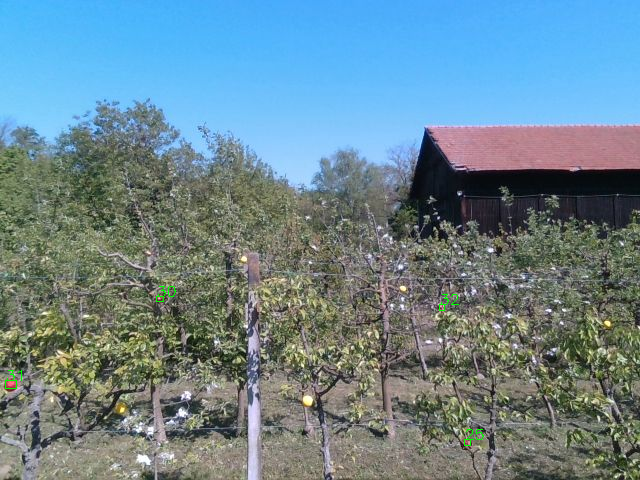
#> input picture scripts/ImageProcessing/image.png, 640 x 480 px
$ python -i Tracking.py   (imports and definitions only)   (older library calls are emulated)
#> lines starting #> are read from the running program, lines starting #| are printed output that depends on the picture; after the words box and inside, x2 and y2 are one past the last pixel; in counts of white or black regions, pixels touching at a corner belong together
#> further down, picture is the input picture: shape (480, 640, 3); mean B, G, R 144, 133.8, 107.6
#!/usr/bin/env python
import cv2
from dataclasses import dataclass
import numpy as np


@dataclass
class ObjectParameters:
    id: int
    bbox: tuple
    x: float
    y: float
    area: int
    visible: bool = True
    invisibleCounter: int = 0
    visibleCounter: int = 0
    tracker: cv2.TrackerCSRT = None


class AnalyzeFrame:
    def __init__(self):
        self.tempObjects = []
        self.objects = []
        self.trackedObjects = []
        self.ID = 1
        self.frame = None
        self.yellow_count = 0
        self.red_count = 0

    def iou(self, box_a, box_b):
        # Determine the (x, y)-coordinates of the intersection rectangle
        xa = max(box_a[0], box_b[0])
        ya = max(box_a[1], box_b[1])
        xb = min(box_a[0] + box_a[2], box_b[0] + box_b[2])
        yb = min(box_a[1] + box_a[3], box_b[1] + box_b[3])

        # Compute the area of intersection rectangle
        inter_area = max(0, xb - xa + 1) * max(0, yb - ya + 1)

        # Compute the area of both the prediction and ground-truth rectangles
        box_a_area = box_a[2] * box_a[3]
        box_b_area = box_b[2] * box_b[3]

        # Compute the intersection over union by taking the intersection area and dividing it by the sum of prediction +
        # ground-truth areas - the intersection area
        iou_val = inter_area / float(box_a_area + box_b_area - inter_area)

        # Return the intersection over union value
        return iou_val

    # [4 lines left out: function initializecorrfilter, not called in this run]

    def distance(self, x1, y1, x2, y2):
        return ((x1 - x2) ** 2 + (y1 - y2) ** 2) ** 0.5

    # [75 lines left out: function get_fruits_info, not called in this run]

    def analizer(self, frame):
        image_luv = cv2.cvtColor(frame, cv2.COLOR_BGR2Luv)
#> image_luv: shape (480, 640, 3); mean of channels 0, 1, 2 137.5, 89.1, 124.4
        img = frame.copy()
        image_luv_l, image_luv_u, image_luv_v = cv2.split(image_luv)
        YCBCR = cv2.cvtColor(frame, cv2.COLOR_BGR2YCrCb)
#> YCBCR: shape (480, 640, 3); mean of channels 0, 1, 2 127.2, 114.1, 137.5
        Y, Cr, Cb = cv2.split(YCBCR)
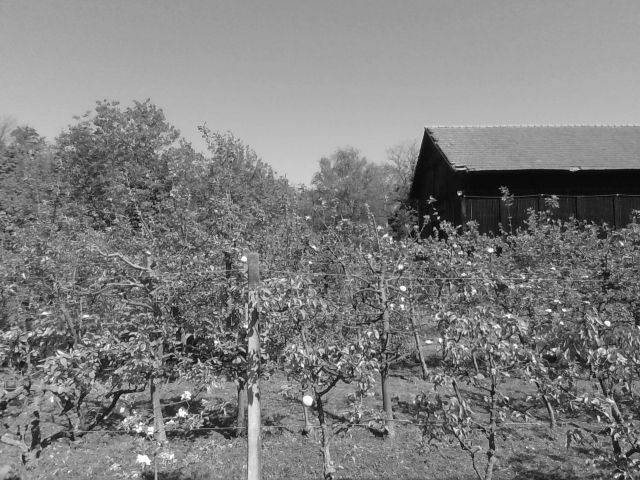
#> Y: shape (480, 640); min 1, max 255, mean 127.2
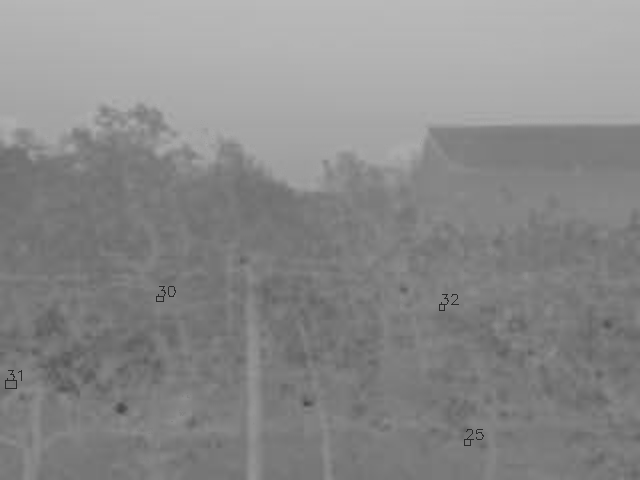
#> Cb: shape (480, 640); min 43, max 185, mean 137.5

        image2 = np.uint32(image_luv_u) * np.uint32(~Cb)
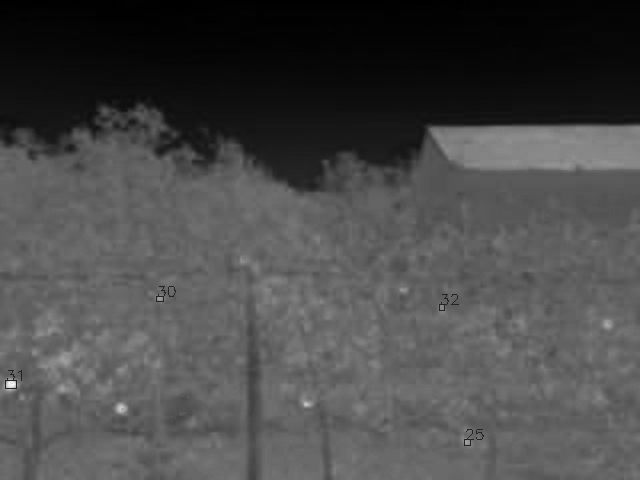
#> image2: shape (480, 640) uint32; min 4828, max 25098, mean 10737.8; drawn with min black and max white
        image2_vis = np.uint8(image2 / np.max(image2) * 255)
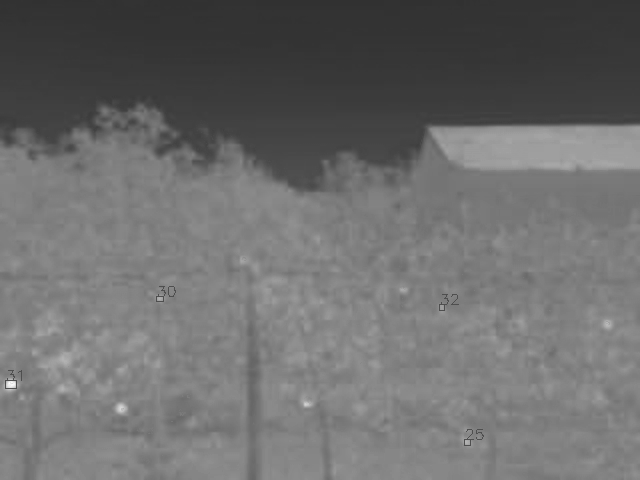
#> image2_vis: shape (480, 640); min 49, max 255, mean 108.6

        kernel = cv2.getStructuringElement(cv2.MORPH_RECT, (7, 7))
        image_tophat_luv_u = cv2.morphologyEx(image_luv_u, cv2.MORPH_TOPHAT, kernel)
        # image_tophat_luv_u = cv2.GaussianBlur(image_tophat_luv_u, (17, 17), 0)

        # Print max value of the image
        # print(image_tophat_luv_u.max())

        # Normalize the image
        # image_tophat_luv_u_norm = cv2.normalize(image_tophat_luv_u, None, 0, 255, cv2.NORM_MINMAX, cv2.CV_8U)

        # Display the red apples
        # cv2.imshow('Tophat LUV U', image_tophat_luv_u_norm)

        # Binarize the image
        image_bin = image_tophat_luv_u > 10
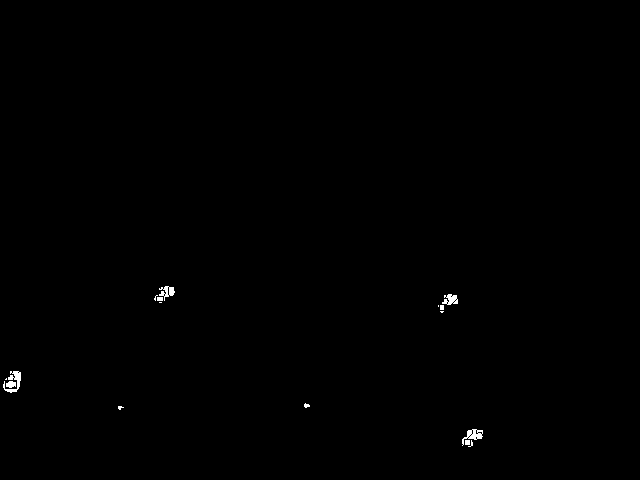
#> image_bin: shape (480, 640) bool; 0.24% white; 16 white regions (7 under 20 px), largest, box (x1, y1, x2, y2) and area: (3, 371, 21, 393) 165, (462, 429, 483, 446) 145, (159, 286, 175, 301) 116

        # Median filter
        image_bin = cv2.medianBlur(image_bin.astype("uint8"), 5)
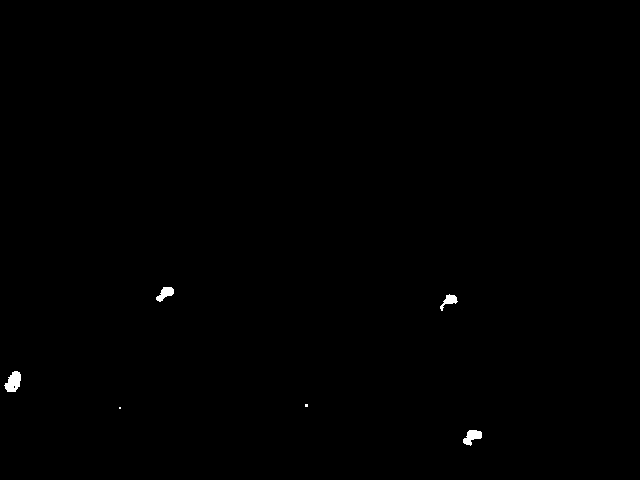
#> image_bin: shape (480, 640); values 0 (black) and 1 (white), 0.23% white; 6 white regions (2 under 20 px), largest, box (x1, y1, x2, y2) and area: (4, 371, 21, 392) 240, (463, 430, 482, 446) 180, (156, 287, 174, 302) 151, (440, 294, 458, 311) 126

        # Display the binarized image
        # cv2.imshow('Binary', image_bin.astype('uint8') * 255)

        # Track objects using the CSRT tracker
        for obj in self.trackedObjects.copy():
            success, bbox = obj.tracker.update(frame)
            if success:
                obj.bbox = bbox
                obj.x = bbox[0] + bbox[2] / 2
                obj.y = bbox[1] + bbox[3] / 2
                obj.visible = True
                obj.invisibleCounter = 0
                obj.visibleCounter += 1
            else:
                obj.visible = False
                obj.invisibleCounter += 1
                if obj.invisibleCounter > 50:
                    self.trackedObjects.remove(obj)
#> after the loop, self.trackedObjects = []

        # Remove the tracked pixels from the image_bin
        for obj in self.trackedObjects:
            x, y, w, h = obj.bbox
            x, y, w, h = int(x), int(y), int(w), int(h)

            image_bin[y : y + h, x : x + w] = 0
#> this loop made 0 passes

        # Perform CCL and filter small objects
        num_labels, labels, stats, centroids = cv2.connectedComponentsWithStats(
            image_bin.astype("uint8"), connectivity=8
        )
#> labels: shape (480, 640) int32; 7 distinct labels, from 0 to 6
#> num_labels = 7; stats = [[0, 0, 640, 480, 306490], [156, 287, 18, 15, 151], [440, 294, 18, 17, 126], [4, 371, 17, 21, 240], [305, 404, 3, 3, 9], [119, 407, 2, 2, 4], [463, 430, 19, 16, 180]]; centroids = [[319.7, 239.2], [164.9, 293.1], [448.8, 300.4], [13.04, 381.6], [306, 405], [119.5, 407.5], [471.8, 436.3]]

        # Intersection over Union tracking
        for i in range(1, num_labels):
            if stats[i, cv2.CC_STAT_AREA] < 10:
                continue

            x, y, w, h = (
                stats[i, cv2.CC_STAT_LEFT],
                stats[i, cv2.CC_STAT_TOP],
                stats[i, cv2.CC_STAT_WIDTH],
                stats[i, cv2.CC_STAT_HEIGHT],
            )
            bbox = (x, y, w, h)
            x_c = centroids[i, 0]
            y_c = centroids[i, 1]
            area = stats[i, cv2.CC_STAT_AREA]

            # Initialize the object parameters
            obj = ObjectParameters(i, bbox, x_c, y_c, area)

            self.tempObjects.append(obj)
#> this loop made 6 passes
#> (x, y, w, h, x_c, y_c, area) on passes 1, 2, 3, 6: (156, 287, 18, 15, 164.9, 293.1, 151), (440, 294, 18, 17, 448.8, 300.4, 126), (4, 371, 17, 21, 13.04, 381.6, 240), (463, 430, 19, 16, 471.8, 436.3, 180)
#> after the loop, self.tempObjects = 4 items

        # Set all objects to invisible
        for obj in self.objects:
            obj.visible = False

        # Compare the objects
        for tempObj in self.tempObjects:
            bestIoU = 0
            bestDistance = 100
            bestDistTracked = 100
            bestIoUObj = None
            bestDistObj = None
            bestTrackedObj = None
            for obj in self.objects:
                iouVal = self.iou(tempObj.bbox, obj.bbox)
                if iouVal > bestIoU and iouVal > 0.5:
                    bestIoU = iouVal
                    bestIoUObj = obj
                dist = self.distance(tempObj.x, tempObj.y, obj.x, obj.y)
                if dist < bestDistance:
                    bestDistance = dist
                    bestDistObj = obj
            for obj in self.trackedObjects:
                if obj.visible:
                    continue
                dist = self.distance(tempObj.x, tempObj.y, obj.x, obj.y)
                if dist < bestDistTracked:
                    bestDistTracked = dist
                    bestTrackedObj = obj

            if bestIoUObj is not None:
                bestIoUObj.bbox = tempObj.bbox
                bestIoUObj.x = tempObj.x
                bestIoUObj.y = tempObj.y
                bestIoUObj.area = tempObj.area
                bestIoUObj.visible = True
                bestIoUObj.invisibleCounter = 0
                bestIoUObj.visibleCounter += 1
            elif bestDistObj is not None:
                bestDistObj.bbox = tempObj.bbox
                bestDistObj.x = tempObj.x
                bestDistObj.y = tempObj.y
                bestDistObj.area = tempObj.area
                bestDistObj.visible = True
                bestDistObj.invisibleCounter = 0
                bestDistObj.visibleCounter += 1
            elif bestTrackedObj is not None:
                # Additional check based on correlation should be added here
                bestTrackedObj.bbox = tempObj.bbox
                bestTrackedObj.x = tempObj.x
                bestTrackedObj.y = tempObj.y
                bestTrackedObj.area = tempObj.area
                bestTrackedObj.visible = True
                bestTrackedObj.invisibleCounter = 0
                bestTrackedObj.visibleCounter += 1
                bestTrackedObj.tracker = self.initializecorrfilter(
                    frame, int(bestTrackedObj.x), int(bestTrackedObj.y)
                )
            else:
                obj = ObjectParameters(
                    self.ID, tempObj.bbox, tempObj.x, tempObj.y, tempObj.area
                )
                self.objects.append(obj)
                self.ID += 1
                self.red_count += 1
                print("New object added with ID:", obj.id)
#> this loop made 4 passes
#| New object added with ID: 1
#| New object added with ID: 2
#| New object added with ID: 3
#| New object added with ID: 4
#> after the loop, self.ID = 5; self.objects = 4 items; self.red_count = 4

        self.tempObjects.clear()

        # Analyse non-visible objects
        for obj in self.objects.copy():
            if not obj.visible:
                obj.invisibleCounter += 1
                if obj.invisibleCounter > 50:
                    self.objects.remove(obj)
#> this loop made 4 passes
#> after the loop, obj.invisibleCounter = 0

        for obj in self.objects.copy():
            if obj.visibleCounter > 10:
                obj.tracker = self.initializecorrfilter(frame, int(obj.x), int(obj.y))
                self.trackedObjects.append(obj)
                self.objects.remove(obj)

        # Display the frame with bounding boxes and IDs
        for obj in self.objects:
            if not obj.visible:
                continue
            x, y, w, h = obj.bbox
            cv2.rectangle(frame, (x, y), (x + w, y + h), (0, 255, 0), 2)
            cv2.putText(
                frame,
                str(obj.id),
                (x, y),
                cv2.FONT_HERSHEY_SIMPLEX,
                0.5,
                (0, 255, 0),
                1,
            )
#> this loop made 4 passes
#> (x, y, w, h) on passes 1 to 4: (156, 287, 18, 15), (440, 294, 18, 17), (4, 371, 17, 21), (463, 430, 19, 16)
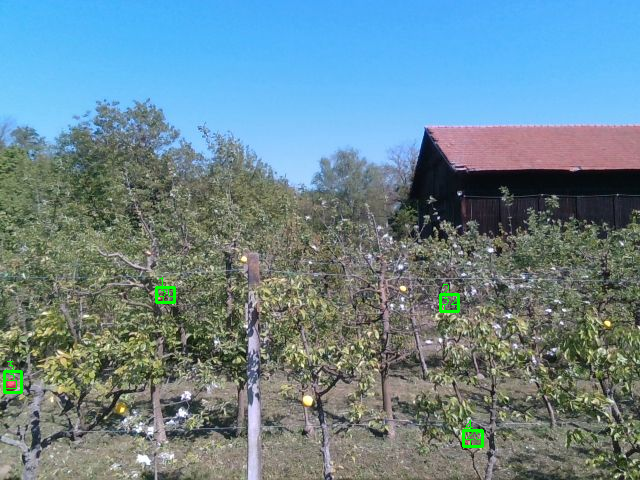
#> frame: shape (480, 640, 3); 0.24% of pixels changed, all inside (x1, y1, x2, y2) = (3, 277, 484, 448)

        # Display the frame with tracked objects
        for obj in self.trackedObjects:
            x, y, w, h = obj.bbox
            x, y, w, h = int(x), int(y), int(w), int(h)

            if obj.visible:
                cv2.rectangle(frame, (x, y), (x + w, y + h), (0, 0, 255), 1)
                cv2.putText(
                    frame,
                    str(obj.id),
                    (x, y),
                    cv2.FONT_HERSHEY_SIMPLEX,
                    0.5,
                    (0, 0, 255),
                    1,
                )

        # rospy.loginfo("Red count: ")
        # cv2.imshow('Bounding Box', frame)
        self.frame = frame
        return frame, image_tophat_luv_u, img, image_bin

>>> import cv2
>>> picture = cv2.imread('image.png')
>>> result = AnalyzeFrame().analizer(picture)
